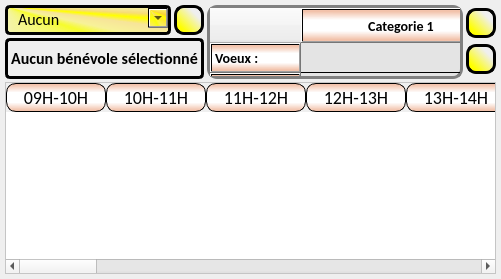
      <widget class="QWidget" name="samedi">
       <attribute name="title">
        <string>Samedi</string>
       </attribute>
       <layout class="QGridLayout" name="gridLayout_5">
        <property name="leftMargin">
         <number>5</number>
        </property>
        <property name="topMargin">
         <number>5</number>
        </property>
        <property name="rightMargin">
         <number>5</number>
        </property>
        <property name="bottomMargin">
         <number>5</number>
        </property>
        <property name="spacing">
         <number>3</number>
        </property>
        <item row="0" column="0">
         <layout class="QHBoxLayout" name="horizontalLayout_14">
          <item>
           <layout class="QVBoxLayout" name="verticalLayout_6">
            <item>
             <layout class="QHBoxLayout" name="horizontalLayout_9">
              <item>
               <widget class="QComboBox" name="rechercheS">
                <property name="sizePolicy">
                 <sizepolicy hsizetype="Preferred" vsizetype="Preferred">
                  <horstretch>0</horstretch>
                  <verstretch>0</verstretch>
                 </sizepolicy>
                </property>
                <property name="maximumSize">
                 <size>
                  <width>16777215</width>
                  <height>30</height>
                 </size>
                </property>
                <property name="font">
                 <font>
                  <family>Calibri</family>
                  <pointsize>12</pointsize>
                 </font>
                </property>
                <property name="styleSheet">
                 <string notr="true">QComboBox{
border : 3px solid black;
border-radius : 5px;
background : qconicalgradient(cx:0, cy:0, angle:135, stop:0 rgba(255, 255, 0, 255), stop:0.375 rgba(255, 255, 0, 69), stop:0.423533 rgba(251, 255, 0, 145), stop:0.45 rgba(247, 255, 0, 208), stop:0.477581 rgba(255, 244, 71, 130), stop:0.518717 rgba(255, 218, 71, 130), stop:0.55 rgba(255, 255, 0, 255), stop:0.57754 rgba(255, 203, 0, 130), stop:0.625 rgba(255, 255, 0, 69), stop:1 rgba(255, 255, 0, 69));
padding-left : 10px;
padding-bottom: 2px;
}

QComboBox::drop-down {
    subcontrol-origin: padding;
    subcontrol-position: top right;
    width: 20px;
	height: 20px;
}

QComboBox::hover{
border : 3px solid darkGreen;
border-radius : 5px;
background : yellow;
padding-left : 10px;
padding-bottom: 2px
}

QComboBox::on {
border : 3px solid transparent;
border-radius : 5px;
background : yellow;
padding-left : 10px;
padding-bottom: 2px
}


QComboBox QAbstractItemView {
	border: 3px solid black;
	color: black;
    selection-background-color: yellow;
	selection-color: black;
}</string>
                </property>
                <property name="maxVisibleItems">
                 <number>10</number>
                </property>
                <item>
                 <property name="text">
                  <string>Aucun</string>
                 </property>
                </item>
               </widget>
              </item>
              <item>
               <widget class="QPushButton" name="supRechercheS">
                <property name="sizePolicy">
                 <sizepolicy hsizetype="Fixed" vsizetype="Fixed">
                  <horstretch>0</horstretch>
                  <verstretch>0</verstretch>
                 </sizepolicy>
                </property>
                <property name="minimumSize">
                 <size>
                  <width>30</width>
                  <height>30</height>
                 </size>
                </property>
                <property name="maximumSize">
                 <size>
                  <width>30</width>
                  <height>30</height>
                 </size>
                </property>
                <property name="styleSheet">
                 <string notr="true">QPushButton{   
	 background-color: qlineargradient(spread:pad, x1:0.738227, y1:0.278, x2:0, y2:1, stop:0 rgba(255, 255, 255, 0), stop:0.710227 rgba(255, 255, 0, 255));   
	 border-style: outset;    
	 border: 3px solid black;
     border-radius: 10px;       
    padding: 6px;}

QPushButton::hover{   background-color: yellow;    border-style: inset;  border-color: darkGreen }
QPushButton::pressed {    background-color: yellow;    border-style: inset; border-color:beige }</string>
                </property>
                <property name="text">
                 <string/>
                </property>
               </widget>
              </item>
             </layout>
            </item>
            <item>
             <widget class="QLabel" name="NbCBeneS">
              <property name="minimumSize">
               <size>
                <width>20</width>
                <height>40</height>
               </size>
              </property>
              <property name="maximumSize">
               <size>
                <width>16777215</width>
                <height>45</height>
               </size>
              </property>
              <property name="font">
               <font>
                <family>Calibri</family>
                <pointsize>12</pointsize>
                <weight>75</weight>
                <bold>true</bold>
               </font>
              </property>
              <property name="toolTip">
               <string>&lt;html&gt;&lt;head/&gt;&lt;body&gt;&lt;p&gt;&lt;br/&gt;&lt;/p&gt;&lt;/body&gt;&lt;/html&gt;</string>
              </property>
              <property name="accessibleName">
               <string/>
              </property>
              <property name="accessibleDescription">
               <string/>
              </property>
              <property name="styleSheet">
               <string notr="true">QLabel{
border : 3px solid black;
border-radius : 5px;
padding: 3px;
margin : 0px;
}</string>
              </property>
              <property name="text">
               <string>Aucun bénévole sélectionné</string>
              </property>
              <property name="alignment">
               <set>Qt::AlignCenter</set>
              </property>
             </widget>
            </item>
           </layout>
          </item>
          <item>
           <widget class="QTableWidget" name="ResumeBenevoleS">
            <property name="sizePolicy">
             <sizepolicy hsizetype="Expanding" vsizetype="Maximum">
              <horstretch>0</horstretch>
              <verstretch>0</verstretch>
             </sizepolicy>
            </property>
            <property name="maximumSize">
             <size>
              <width>16777215</width>
              <height>90</height>
             </size>
            </property>
            <property name="font">
             <font>
              <family>Calibri</family>
              <pointsize>12</pointsize>
              <weight>75</weight>
              <bold>true</bold>
             </font>
            </property>
            <property name="styleSheet">
             <string notr="true">QHeaderView::section {
	padding : 5px;
	 font: medium &quot;Cooper Black&quot;;
	 font-size: 14px;
		 background : qlineargradient(spread:reflect, x1:0.499682, y1:0.5, x2:0.5, y2:0, stop:0.355932 rgba(255, 255, 255, 255), stop:0.903955 rgba(248, 82, 0, 73));
}


QTableWidget {
	background-color: qlineargradient(spread:pad, x1:1, y1:1, x2:0, y2:0, stop:0.363636 rgba(222, 222, 222, 164), stop:0.602273 rgba(222, 222, 222, 164)); alternate-background-color: rgb(255, 255, 160);
	border: 3px solid gray;
     border-radius: 10px;
     padding: 0px;
	 gridline-color: black;
}

QTableWidget::hover {border: 3px solid darkGreen;
     border-radius: 10px;
     padding: 0px;}</string>
            </property>
            <property name="verticalScrollBarPolicy">
             <enum>Qt::ScrollBarAlwaysOff</enum>
            </property>
            <property name="horizontalScrollBarPolicy">
             <enum>Qt::ScrollBarAlwaysOff</enum>
            </property>
            <property name="editTriggers">
             <set>QAbstractItemView::NoEditTriggers</set>
            </property>
            <property name="selectionMode">
             <enum>QAbstractItemView::NoSelection</enum>
            </property>
            <attribute name="horizontalHeaderDefaultSectionSize">
             <number>200</number>
            </attribute>
            <row>
             <property name="text">
              <string>Voeux :</string>
             </property>
            </row>
            <row>
             <property name="text">
              <string>Remarque :</string>
             </property>
            </row>
            <column>
             <property name="text">
              <string>Categorie 1</string>
             </property>
            </column>
            <column>
             <property name="text">
              <string>Categorie 2</string>
             </property>
            </column>
            <column>
             <property name="text">
              <string>Categorie 3</string>
             </property>
            </column>
            <column>
             <property name="text">
              <string>Artiste Samedi</string>
             </property>
            </column>
           </widget>
          </item>
          <item>
           <layout class="QVBoxLayout" name="verticalLayout_7">
            <item>
             <widget class="QPushButton" name="scrollAtTopS">
              <property name="minimumSize">
               <size>
                <width>30</width>
                <height>30</height>
               </size>
              </property>
              <property name="maximumSize">
               <size>
                <width>30</width>
                <height>30</height>
               </size>
              </property>
              <property name="styleSheet">
               <string notr="true">QPushButton{   
	 background-color: qlineargradient(spread:pad, x1:0.738227, y1:0.278, x2:0, y2:1, stop:0 rgba(255, 255, 255, 0), stop:0.710227 rgba(255, 255, 0, 255));   
	 border-style: outset;    
	 border: 3px solid black;
     border-radius: 10px;       
    padding: 6px;}

QPushButton::hover{   background-color: yellow;    border-style: inset;  border-color: darkGreen }
QPushButton::pressed {    background-color: yellow;    border-style: inset; border-color:beige }</string>
              </property>
              <property name="text">
               <string/>
              </property>
             </widget>
            </item>
            <item>
             <widget class="QPushButton" name="scrollAtBottomS">
              <property name="minimumSize">
               <size>
                <width>30</width>
                <height>30</height>
               </size>
              </property>
              <property name="maximumSize">
               <size>
                <width>30</width>
                <height>30</height>
               </size>
              </property>
              <property name="styleSheet">
               <string notr="true">QPushButton{   
	 background-color: qlineargradient(spread:pad, x1:0.738227, y1:0.278, x2:0, y2:1, stop:0 rgba(255, 255, 255, 0), stop:0.710227 rgba(255, 255, 0, 255));   
	 border-style: outset;    
	 border: 3px solid black;
     border-radius: 10px;       
    padding: 6px;}

QPushButton::hover{   background-color: yellow;    border-style: inset;  border-color: darkGreen }
QPushButton::pressed {    background-color: yellow;    border-style: inset; border-color:beige }</string>
              </property>
              <property name="text">
               <string/>
              </property>
             </widget>
            </item>
           </layout>
          </item>
         </layout>
        </item>
        <item row="1" column="0">
         <widget class="QTableWidget" name="creneauSamedi">
          <property name="font">
           <font>
            <family>Calibri</family>
            <pointsize>11</pointsize>
           </font>
          </property>
          <property name="styleSheet">
           <string notr="true">QHeaderView::section {
	 border : 1px  solid black;
     border-radius: 10px;
     padding: 0px;
	 font: medium &quot;Cooper Black&quot;;
	 font-size: 18px;
	 background : qlineargradient(spread:reflect, x1:0.499682, y1:0.5, x2:0.5, y2:0, stop:0.355932 rgba(255, 255, 255, 255), stop:0.903955 rgba(248, 82, 0, 73));
}
QTableWidget{
	background-color: white; alternate-background-color: rgb(255, 255, 160);
	gridline-color :  Gray;
	
}

</string>
          </property>
          <property name="editTriggers">
           <set>QAbstractItemView::NoEditTriggers</set>
          </property>
          <property name="alternatingRowColors">
           <bool>true</bool>
          </property>
          <property name="selectionMode">
           <enum>QAbstractItemView::SingleSelection</enum>
          </property>
          <attribute name="horizontalHeaderStretchLastSection">
           <bool>true</bool>
          </attribute>
          <attribute name="verticalHeaderVisible">
           <bool>false</bool>
          </attribute>
          <column>
           <property name="text">
            <string>09H-10H</string>
           </property>
          </column>
          <column>
           <property name="text">
            <string>10H-11H</string>
           </property>
          </column>
          <column>
           <property name="text">
            <string>11H-12H</string>
           </property>
          </column>
          <column>
           <property name="text">
            <string>12H-13H</string>
           </property>
          </column>
          <column>
           <property name="text">
            <string>13H-14H</string>
           </property>
          </column>
          <column>
           <property name="text">
            <string>14H-15H</string>
           </property>
          </column>
          <column>
           <property name="text">
            <string>15H-16H</string>
           </property>
          </column>
          <column>
           <property name="text">
            <string>16H-17H</string>
           </property>
          </column>
          <column>
           <property name="text">
            <string>17H-18H</string>
           </property>
          </column>
          <column>
           <property name="text">
            <string>18H-19H</string>
           </property>
          </column>
          <column>
           <property name="text">
            <string>19H-20H</string>
           </property>
          </column>
          <column>
           <property name="text">
            <string>20H-21H</string>
           </property>
          </column>
          <column>
           <property name="text">
            <string>21H-22H</string>
           </property>
          </column>
          <column>
           <property name="text">
            <string>22H-23H</string>
           </property>
          </column>
          <column>
           <property name="text">
            <string>23H-00H</string>
           </property>
          </column>
          <column>
           <property name="text">
            <string>00H-01H</string>
           </property>
          </column>
          <column>
           <property name="text">
            <string>01H-02H</string>
           </property>
          </column>
          <column>
           <property name="text">
            <string>02H-03H</string>
           </property>
          </column>
          <column>
           <property name="text">
            <string>03H-04H</string>
           </property>
          </column>
          <column>
           <property name="text">
            <string>04H-05H</string>
           </property>
          </column>
          <column>
           <property name="text">
            <string>05H-06H</string>
           </property>
          </column>
          <column>
           <property name="text">
            <string>06H-07H</string>
           </property>
          </column>
          <column>
           <property name="text">
            <string>07H-08H</string>
           </property>
          </column>
          <column>
           <property name="text">
            <string>08H-09H</string>
           </property>
          </column>
         </widget>
        </item>
       </layout>
      </widget>
